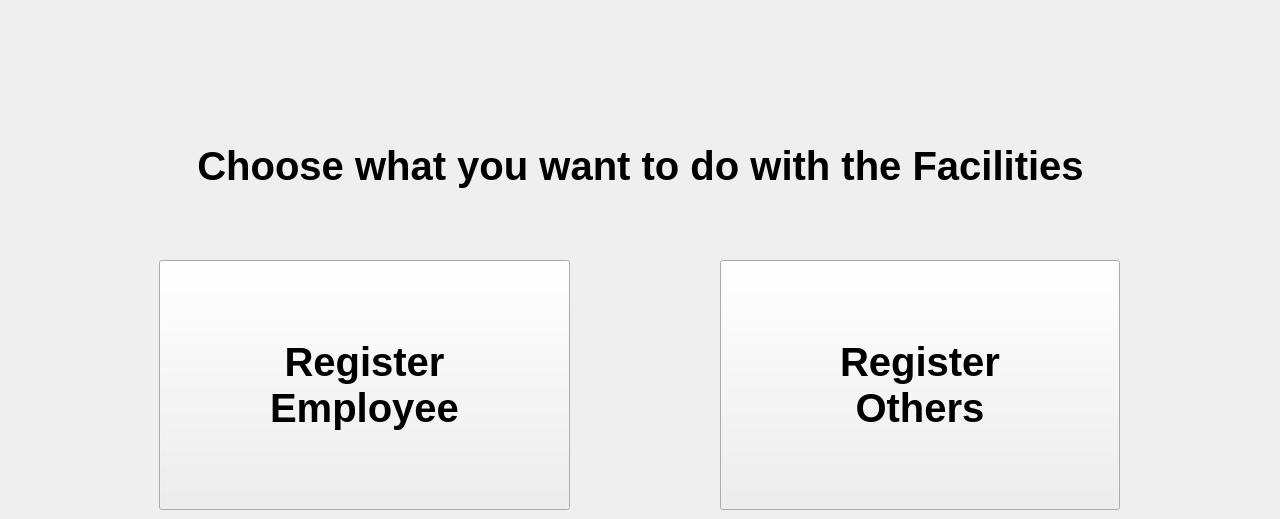
    <widget class="QWidget" name="datamanager_choose_facilities_job">
     <widget class="QPushButton" name="choose_register_employee_button">
      <property name="geometry">
       <rect>
        <x>159</x>
        <y>260</y>
        <width>411</width>
        <height>250</height>
       </rect>
      </property>
      <property name="font">
       <font>
        <pointsize>30</pointsize>
        <weight>75</weight>
        <bold>true</bold>
       </font>
      </property>
      <property name="text">
       <string>Register
Employee</string>
      </property>
     </widget>
     <widget class="QLabel" name="label_38">
      <property name="geometry">
       <rect>
        <x>10</x>
        <y>140</y>
        <width>1261</width>
        <height>51</height>
       </rect>
      </property>
      <property name="font">
       <font>
        <pointsize>30</pointsize>
        <weight>75</weight>
        <bold>true</bold>
       </font>
      </property>
      <property name="text">
       <string>Choose what you want to do with the Facilities</string>
      </property>
      <property name="alignment">
       <set>Qt::AlignCenter</set>
      </property>
     </widget>
     <widget class="QPushButton" name="choose_others_button">
      <property name="geometry">
       <rect>
        <x>720</x>
        <y>260</y>
        <width>400</width>
        <height>250</height>
       </rect>
      </property>
      <property name="font">
       <font>
        <pointsize>30</pointsize>
        <weight>75</weight>
        <bold>true</bold>
       </font>
      </property>
      <property name="text">
       <string>Register
Others</string>
      </property>
     </widget>
    </widget>
